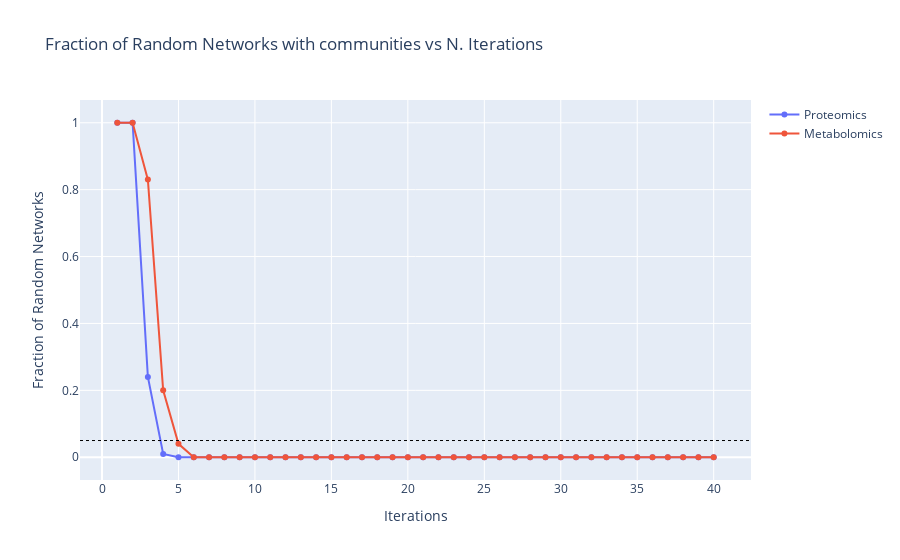

Notebook code for this chart:
### Code cell
i = 40

file = 'Plots/ClusterConsensus.html'
if os.path.exists(file):
    os.remove(file)


fig = go.Figure()
fig.add_trace(go.Scatter(
    x=np.arange(1, i+1),
    y =commLqqn[:i],
    mode='lines+markers',
    name='Proteomics'
))
fig.add_trace(go.Scatter(
    x=np.arange(1, i+1),
    y =commLmmn[:i],
    mode='lines+markers',
    name='Metabolomics'
))
fig.add_hline(y=0.05,line_width=1, line_dash="dot", line_color="black")
fig.update_layout(title='Fraction of Random Networks with communities vs N. Iterations')
fig.update_xaxes(title='Iterations'); fig.update_yaxes(title='Fraction of Random Networks')

fig.show()
with open(file, 'a') as f:
    f.write(fig.to_html(full_html=False, include_plotlyjs='cdn', default_height='50%', default_width='80%'))

### Figure 1 — Plotly figure (JSON) as saved in the notebook; plotly's stock layout.template omitted (floating-point values rounded to 4 significant figures)
{"data": [{"mode": "lines+markers", "name": "Proteomics", "type": "scatter", "x": [1, 2, 3, 4, 5, 6, 7, 8, 9, 10, 11, 12, 13, 14, 15, 16, 17, 18, 19, 20, 21, 22, 23, 24, 25, 26, 27, 28, 29, 30, 31, 32, 33, 34, 35, 36, 37, 38, 39, 40], "y": [1, 1, 0.24, 0.01, 0, 0, 0, 0, 0, 0, 0, 0, 0, 0, 0, 0, 0, 0, 0, 0, 0, 0, 0, 0, 0, 0, 0, 0, 0, 0, 0, 0, 0, 0, 0, 0, 0, 0, 0, 0]}, {"mode": "lines+markers", "name": "Metabolomics", "type": "scatter", "x": [1, 2, 3, 4, 5, 6, 7, 8, 9, 10, 11, 12, 13, 14, 15, 16, 17, 18, 19, 20, 21, 22, 23, 24, 25, 26, 27, 28, 29, 30, 31, 32, 33, 34, 35, 36, 37, 38, 39, 40], "y": [1, 1, 0.83, 0.2, 0.04, 0, 0, 0, 0, 0, 0, 0, 0, 0, 0, 0, 0, 0, 0, 0, 0, 0, 0, 0, 0, 0, 0, 0, 0, 0, 0, 0, 0, 0, 0, 0, 0, 0, 0, 0]}], "layout": {"shapes": [{"line": {"color": "black", "dash": "dot", "width": 1}, "type": "line", "x0": 0, "x1": 1, "xref": "x domain", "y0": 0.05, "y1": 0.05, "yref": "y"}], "title": {"text": "Fraction of Random Networks with communities vs N. Iterations"}, "xaxis": {"title": {"text": "Iterations"}}, "yaxis": {"title": {"text": "Fraction of Random Networks"}}}}
